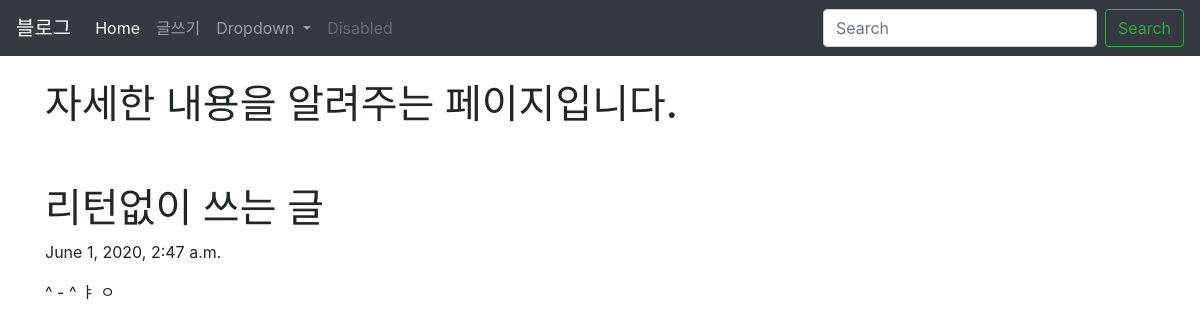
Page /blog/2 on the committed database.
### blog/models.py (models this page shows, shortened)
class Blog(models.Model):
    title=models.CharField(max_length=200)
    pub_date=models.DateTimeField('date published')
    body=models.TextField()

### blog/views.py (the view)
# urls.py: path('<int:blog_id>', views.detail, name="detail"),
def detail(request, blog_id):
    details = get_object_or_404(Blog, pk=blog_id)
    return render(request, 'detail.html',{'details':details })

### blog/templates/detail.html (shortened to what this page needs)
<head>
    <link rel="stylesheet" href="https://stackpath.bootstrapcdn.com/bootstrap/4.5.0/css/bootstrap.min.css">
</head>
{% extends 'base.html' %}
  {% block contents%}
    <div class="container">
        <br>
        <h1> 자세한 내용을 알려주는 페이지입니다. </h1>
        <br><br>
        <h1>{{details.title}}</h1>
        <p>{{details.pub_date}}</p>
        <p>{{details.body}}</p>
    </div>
</body>
{% endblock %}

### rows in the picture
Blog: title "리턴없이 쓰는 글", pub_date "June 1, 2020, 2:47 a.m.", body "^ - ^ ㅑ ㅇ"
